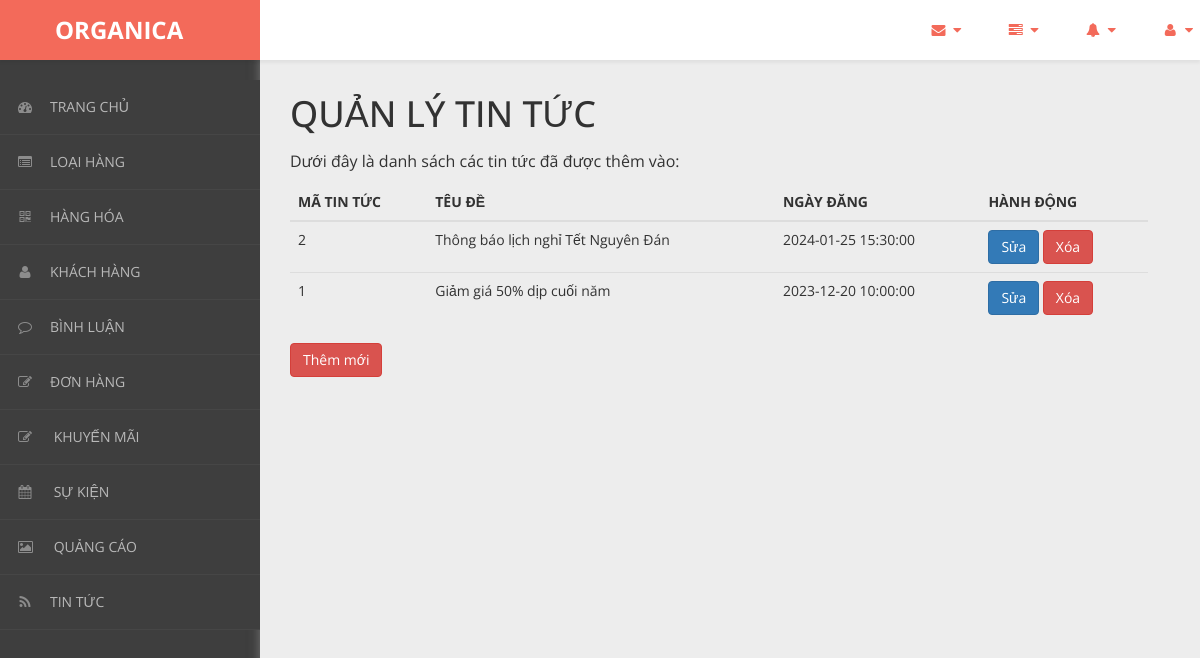
Screenshot of /admin/content/tin-tuc/tin-tuc-list.php with the database file from the repository.
### tables this page shows
CREATE TABLE `tin_tuc` (
  `ma_tt` int NOT NULL AUTO_INCREMENT,
  `tieu_de` varchar(150) NOT NULL,
  `noi_dung` text NOT NULL,
  `ngay_dang` datetime NOT NULL,
  PRIMARY KEY (`ma_tt`)
);

### admin/dao/pdo.php (called while the page is built, shortened)
<?php
    function pdo_get_connection(){
        $pdo = new PDO("mysql:host=localhost;dbname=staffcoffee",'root','');
        $pdo->setAttribute(PDO::ATTR_ERRMODE, PDO::ERRMODE_EXCEPTION);
        return $pdo;
    }
    function pdo_query($sql){
        $sql_args = array_slice(func_get_args(),1);
        try{
            $conn = pdo_get_connection();
            $stmt = $conn ->prepare($sql);
            $stmt -> execute($sql_args);
            $rows = $stmt -> fetchAll();
            return $rows;
        }catch(PDOException $e){
            throw $e;
        }finally{
            unset($conn);
        }
    }
    ?>

### admin/dao/tin-tuc.php (called while the page is built, shortened)
<?php
require_once('pdo.php');
function tin_tuc_select_all() {
    $sql = "SELECT * FROM tin_tuc ORDER BY ngay_dang DESC";
    return pdo_query($sql);
}
?>

### admin/content/tin-tuc/tin-tuc-list.php (the view, shortened to what this page needs)
<!DOCTYPE html>
<html xmlns="http://www.w3.org/1999/xhtml">
<head>
    <link href="../../../css/admin/css/bootstrap.css" rel="stylesheet" />
    <link href="../../../css/admin/css/font-awesome.css" rel="stylesheet" />
    <link href="../../../css/admin/css/custom-styles.css" rel="stylesheet" />
</head>
<body>
    <div id="wrapper">
        <nav class="navbar navbar-default top-navbar" role="navigation">
            <div class="navbar-header">
                <a class="navbar-brand" href="../../../../RauCuQuaOrganica/trang-chinh/"><strong style="margin-left: 40px;">ORGANICA</strong></a>
            </div>
            <ul class="nav navbar-top-links navbar-right">
                <li class="dropdown">
                    <a class="dropdown-toggle" data-toggle="dropdown" href="#" aria-expanded="false">
                        <i class="fa fa-envelope fa-fw"></i> <i class="fa fa-caret-down"></i>
                    </a>
                </li>
                <li class="dropdown">
                    <a class="dropdown-toggle" data-toggle="dropdown" href="#" aria-expanded="false">
                        <i class="fa fa-tasks fa-fw"></i> <i class="fa fa-caret-down"></i>
                    </a>
                </li>
                <li class="dropdown">
                    <a class="dropdown-toggle" data-toggle="dropdown" href="#" aria-expanded="false">
                        <i class="fa fa-bell fa-fw"></i> <i class="fa fa-caret-down"></i>
                    </a>
                </li>
                <li class="dropdown">
                    <a class="dropdown-toggle" data-toggle="dropdown" href="#" aria-expanded="false">
                        <i class="fa fa-user fa-fw"></i> <i class="fa fa-caret-down"></i>
                    </a>
                </li>
            </ul>
        </nav>
        <nav class="navbar-default navbar-side" role="navigation">
            <div class="sidebar-collapse">
                <ul class="nav" id="main-menu">
                    <li>
                        <a href="../thong-ke/thong-ke-list.php"><i class="fa fa-dashboard"></i>TRANG CHỦ</a>
                    </li>
                    <li>
                        <a href="../loai-hang/loai-hang-list.php"><i class="fa fa-list-alt" aria-hidden="true"></i>LOẠI HÀNG</a>
                    </li>
                    <li>
                        <a href="../hang-hoa/hang-hoa-list.php"><i class="fa fa-qrcode"></i>HÀNG HÓA</a>
                    </li>
                    <li>
                        <a href="../khach-hang/khach-hang-list.php"><i class="fa fa-user"></i>KHÁCH HÀNG</a>
                    </li>
                    <li>
                        <a href="../binh-luan/binh-luan-list.php"><i class="fa fa-comment-o" aria-hidden="true"></i>BÌNH LUẬN</a>
                    </li>
                    <li>
                        <a href="../hoa-don/hoa-don-list.php"><i class="fa fa-edit"></i>ĐƠN HÀNG</a>
                    </li>
                    <li>
                        <a href="../khuyen-mai/khuyen-mai-list.php"><i class="fa fa-edit"></i> KHUYẾN MÃI</a>
                    </li>
                    <li>
                        <a href="../su-kien/su-kien-list.php"><i class="fa fa-calendar"></i> SỰ KIỆN</a>
                    </li>
                    <li>
                        <a href="../quang-cao/quang-cao-list.php"><i class="fa fa-picture-o"></i> QUẢNG CÁO</a>
                    </li>
                    <li>
                        <a href="../tin-tuc/tin-tuc-list.php"><i class="fa fa-rss"></i>TIN TỨC</a>
                    </li>
                </ul>
            </div>
        </nav>
        <div id="page-wrapper">
            <div class="header">
                <div class="page-header">
                    <h1>QUẢN LÝ TIN TỨC</h1>
                    <p>Dưới đây là danh sách các tin tức đã được thêm vào:</p>
                    <?php
                    require_once('../../dao/tin-tuc.php');
                    $items = tin_tuc_select_all();
                    ?>
                    <table class="table table-hover">
                        <thead>
                            <tr>
                                <th>MÃ TIN TỨC</th>
                                <th>TÊU ĐỀ</th>
                                <th>NGÀY ĐĂNG</th>
                                <th>HÀNH ĐỘNG</th>
                            </tr>
                        </thead>
                        <tbody>
                            <?php foreach ($items as $item) {
                                extract($item);
                            ?>
                                <tr>
                                    <td><?= $ma_tt ?></td>
                                    <td><?= $tieu_de ?></td>
                                    <td><?= $ngay_dang ?></td>
                                    <td>
                                        <a href="tin-tuc-update.php?ma_tt=<?= $ma_tt ?>"><button class="btn btn-primary">Sửa</button></a>
                                        <a onclick="return confirm('Bạn có chắc chắn muốn xóa ?')" href="tin-tuc-delete.php?ma_tt=<?= $ma_tt ?>"><button class="btn btn-danger">Xóa</button></a>
                                    </td>
                                </tr>
                            <?php } ?>
                        </tbody>
                    </table>
                    <a href="../../content/tin-tuc/tin-tuc-new.php"><button class="btn btn-danger">Thêm mới</button></a>
                </div>
            </div>
        </div>
    </div>
</body>
</html>

### css/admin/css/custom-styles.css (style rules this page uses)
body { font-family: 'Open Sans', sans-serif; background: #3E3E3E; }
#wrapper { width: 100%; }
#page-wrapper { padding: 15px 15px; min-height: 600px; background: #EDEDED; }
h1, .h1, h2, .h2, h3, .h3 { margin-top: 7px; margin-bottom: -5px; }
p { font-size:16px; line-height:25px; padding-top:20px; }
.navbar-side { z-index: 0; }
.navbar-side .nav > li > a > i { color: #8C8C8C;padding: 8px;width: 30px;text-align: center; }
.top-navbar { position: fixed; width: 100%; z-index: 300; -webkit-box-shadow: 0 3px 3px rgba(0, 0, 0, 0.05); -moz-box-shadow: 0 3px 3px rgba(0, 0, 0, 0.05); box-shadow: 0 3px 3px rgba(0, 0, 0, 0.05); }
.navbar-side { z-index: 1; position: fixed; width: 260px; top: 80px; }
#page-wrapper { position: relative; top: 55px; box-shadow: 0 0 10px #757575; -moz-box-shadow: 0 0 10px #757575; -webkit-box-shadow: 0 0 10px #757575; }
.page-header { margin: 0;border-bottom: 1px solid transparent;text-align: left;background-color: rgb(237, 237, 237);padding: 32px 22px 32px 0;color: #323232; }
.header { margin: 0 30px; }
.top-navbar { margin:0px; }
.top-navbar .navbar-brand { color: #fff;width: 260px;text-align: left;height: 60px;font-size: 24px;font-weight: 700;line-height: 30px;background: #F36A5A; }
.top-navbar .nav > li { position: relative; display: inline-block; margin: 0px; padding: 0px; }
.top-navbar .nav > li > a { position: relative; display: block; padding: 20px;color: #FFFFFF; margin: 0px; }
.sidebar-collapse , .sidebar-collapse .nav { background:none; }
.sidebar-collapse .nav { padding:0; }
.sidebar-collapse .nav > li > a { color: #B8B8B8; background:transparent; text-shadow:none; font-size: 14px; }
.sidebar-collapse > .nav > li > a { padding: 12px 10px; }
.sidebar-collapse > .nav > li { border-bottom: 1px solid rgba(107, 108, 109, 0.19); }
.navbar-side { border:none; background: #3E3E3E; }
.top-navbar { background: #FFFFFF; border-bottom:none; }
.top-navbar .nav > li > a > i { margin-right: 2px; }
.navbar-default { border:0px solid black; }
.navbar-header { background: transparent; }
.nav > li > a > i { margin-right:10px; color: rgb(243, 106, 90); }
@media (min-width:768px) { #page-wrapper { margin: 0 0 0 260px; padding: 0; min-height: 1200px; } }
@media (min-width:768px) { .navbar-side { width: 260px; z-index: 1; } }
@media (min-width:768px) { .navbar { border-radius: 0px; } }

### rows the page displays
tin_tuc: ma_tt "2", tieu_de "Thông báo lịch nghỉ Tết Nguyên Đán", ngay_dang "2024-01-25 15:30:00"
tin_tuc: ma_tt "1", tieu_de "Giảm giá 50% dịp cuối năm", ngay_dang "2023-12-20 10:00:00"
